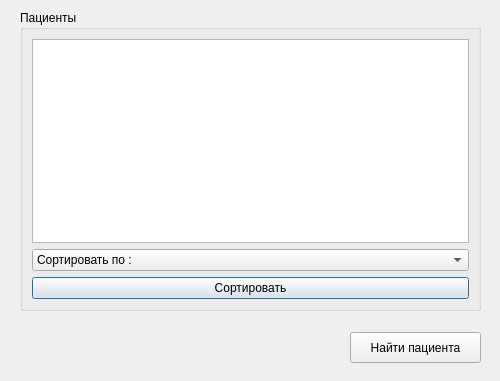
<?xml version="1.0" encoding="UTF-8"?>
<ui version="4.0">
 <class>Dialog_for_doctor2</class>
 <widget class="QDialog" name="Dialog_for_doctor2">
  <property name="geometry">
   <rect>
    <x>0</x>
    <y>0</y>
    <width>500</width>
    <height>381</height>
   </rect>
  </property>
  <property name="windowTitle">
   <string>Dialog</string>
  </property>
  <widget class="QGroupBox" name="groupBox">
   <property name="geometry">
    <rect>
     <x>20</x>
     <y>10</y>
     <width>461</width>
     <height>301</height>
    </rect>
   </property>
   <property name="title">
    <string>Пациенты</string>
   </property>
   <layout class="QVBoxLayout" name="verticalLayout">
    <item>
     <widget class="QTableView" name="tableView"/>
    </item>
    <item>
     <widget class="QComboBox" name="comboBox">
      <item>
       <property name="text">
        <string>Сортировать по :</string>
       </property>
      </item>
      <item>
       <property name="text">
        <string>По алфавиту А-Я</string>
       </property>
      </item>
      <item>
       <property name="text">
        <string>По алфавиту Я-А</string>
       </property>
      </item>
      <item>
       <property name="text">
        <string>По возрасту 0-9</string>
       </property>
      </item>
      <item>
       <property name="text">
        <string>По возрасту 9-0</string>
       </property>
      </item>
     </widget>
    </item>
    <item>
     <widget class="QPushButton" name="sort">
      <property name="text">
       <string>Сортировать</string>
      </property>
     </widget>
    </item>
   </layout>
  </widget>
  <widget class="QPushButton" name="find_patient">
   <property name="geometry">
    <rect>
     <x>350</x>
     <y>332</y>
     <width>131</width>
     <height>31</height>
    </rect>
   </property>
   <property name="cursor">
    <cursorShape>PointingHandCursor</cursorShape>
   </property>
   <property name="text">
    <string>Найти пациента</string>
   </property>
  </widget>
 </widget>
 <tabstops>
  <tabstop>comboBox</tabstop>
  <tabstop>sort</tabstop>
  <tabstop>tableView</tabstop>
  <tabstop>find_patient</tabstop>
 </tabstops>
 <resources/>
 <connections/>
</ui>
